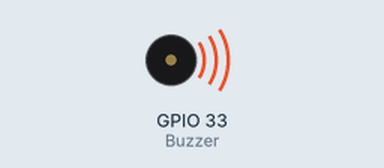
Simulated run of this sketch. Board: ESP32. Parts: buzzer (waves = sounding).

Above: at 0.6 s.
Timing chart, 0 to 25.0 s (numbered marks = the images above):
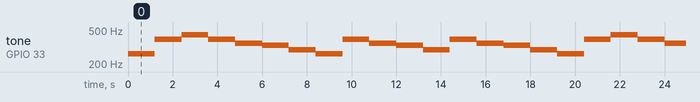

The sketch:

6_1Buzzer_music.ino
```cpp
#define C4 262 //Define the frequency of each note
#define D4 294
#define E4 330
#define F4 349
#define G4 392
#define A4 440
#define B4 494
#define Buzzer 33
int bpm=100;// Beats per minute
int tune[]=    // The frequencies are listed according to the short notation
{
  C4,C4,G4,G4,A4,A4,G4,
  F4,F4,E4,E4,D4,D4,C4,
  G4,G4,F4,F4,E4,E4,D4,
  G4,G4,F4,F4,E4,E4,D4,
};
float durt[]=    //List the beats according to the musical notation
{
  1,1,1,1,1,1,2,
  1,1,1,1,1,1,2,
  1,1,1,1,1,1,2,
  1,1,1,1,1,1,2,
};
void setup() {
}
void loop() {
  for(int x=0;x<28;x++)
  {
    tone(Buzzer,tune[x]);
    delay(60000/bpm*durt[x]);
    noTone(Buzzer);
  }
}
```

Measured:
- by itself, tone on GPIO 33 (Buzzer): repeats every 19.2 s: 392 Hz 1.2 s, 440 Hz 1.2 s, 392 Hz 1.2 s, 349 Hz 1.2 s, 330 Hz 1.2 s, 294 Hz 1.2 s, 262 Hz 1.2 s, 392 Hz 1.2 s, 349 Hz 1.2 s, 330 Hz 1.2 s, 294 Hz 1.2 s, 392 Hz 1.2 s, 349 Hz 1.2 s, 330 Hz 1.2 s, 294 Hz 1.2 s, 262 Hz 1.2 s
